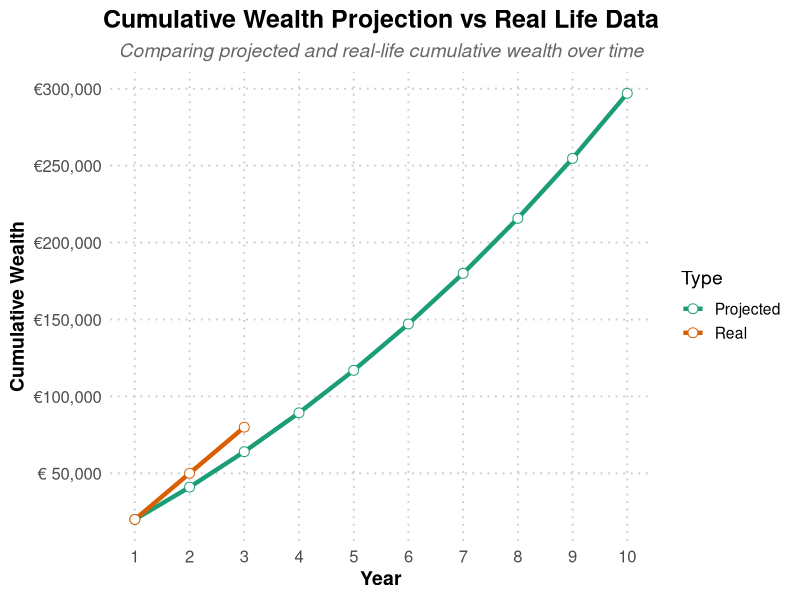

The R source for this figure:
library(ggplot2)
library(scales)
library(RColorBrewer)

# Function to project cumulative wealth over time
project_wealth <- function(starting_salary, annual_salary_growth, savings_rate, investment_return_rate, years, initial_savings = 0) {
  
  # Initialize variables
  salary <- starting_salary
  total_savings <- initial_savings
  cumulative_wealth <- numeric(years)  # Vector to store wealth for each year
  
  for (year in 1:years) {
    # Record cumulative wealth before savings and returns for the current year
    cumulative_wealth[year] <- total_savings
    
    # Calculate annual savings
    annual_savings <- salary * savings_rate
    
    # Add investment returns on previous savings
    total_savings <- total_savings * (1 + investment_return_rate)
    
    # Add new savings to total
    total_savings <- total_savings + annual_savings
    
    # Increase salary based on annual salary growth
    salary <- salary * (1 + annual_salary_growth)
  }
  
  # Return the wealth projection over the years
  return(cumulative_wealth)
}

# Example usage for projected curve
starting_salary <- 100000            # Starting net salary in euros
annual_salary_growth <- 0.05         # X% annual salary increase
savings_rate <- 0.20                 # Save X% of salary each year
investment_return_rate <- 0.05       # X% return on investments
years <- 10                          # Number of years to project
initial_savings <- 20000             # Initial savings at the start in euros

# Project cumulative wealth over 10 years
wealth_projection <- project_wealth(starting_salary, annual_salary_growth, savings_rate, investment_return_rate, years, initial_savings)

# Create a data frame for projected wealth
years_vector <- 1:years
projected_data <- data.frame(Year = years_vector, Cumulative_Wealth = wealth_projection, Type = "Projected")

# Real-life data
real_life_wealth <- c(20000, 50000, 80000) # In euros
real_life_years <- c(1, 2, 3)  # Real data corresponding years
real_life_data <- data.frame(Year = real_life_years, Cumulative_Wealth = real_life_wealth, Type = "Real")

# Combine the projected and real data into one data frame
combined_data <- rbind(projected_data, real_life_data)

# Custom function for euro formatting
euro_format <- function(x) {
  paste0("\u20AC", format(x, big.mark = ",", scientific = FALSE))
}

# Plot data
ggplot(combined_data, aes(x = Year, y = Cumulative_Wealth, color = Type)) +
  geom_line(size = 1.5, linetype = "solid") +
  geom_point(size = 3, shape = 21, fill = "white") +
  labs(title = "Cumulative Wealth Projection vs Real Life Data",
       subtitle = "Comparing projected and real-life cumulative wealth over time",
       x = "Year",
       y = "Cumulative Wealth") +  # Use euro symbol
  scale_color_brewer(palette = "Dark2") +
  scale_y_continuous(labels = euro_format, 
                     breaks = pretty_breaks(n = 10)) +
  scale_x_continuous(breaks = pretty_breaks(n = 10)) +
  theme_minimal(base_size = 14) +
  theme(
    plot.title = element_text(hjust = 0.5, size = 18, face = "bold"),
    plot.subtitle = element_text(hjust = 0.5, size = 14, face = "italic", color = "grey40"),
    axis.title.x = element_text(size = 14, face = "bold"),
    axis.title.y = element_text(size = 14, face = "bold"),
    axis.text.x = element_text(size = 12),
    axis.text.y = element_text(size = 12),
    panel.grid.minor = element_blank(),
    panel.grid.major = element_line(color = "grey80", linetype = "dotted")
  )
